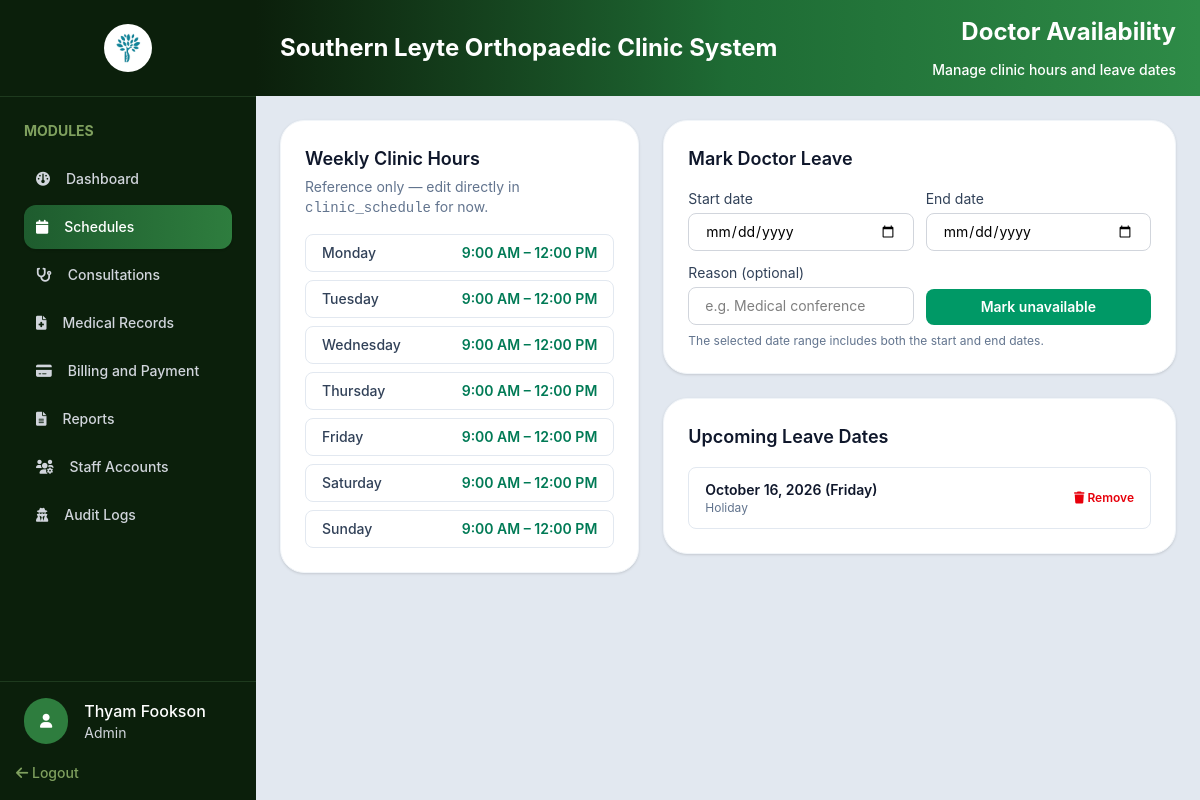
The app's page /admin/doctor-schedules.php (signed in), older data.
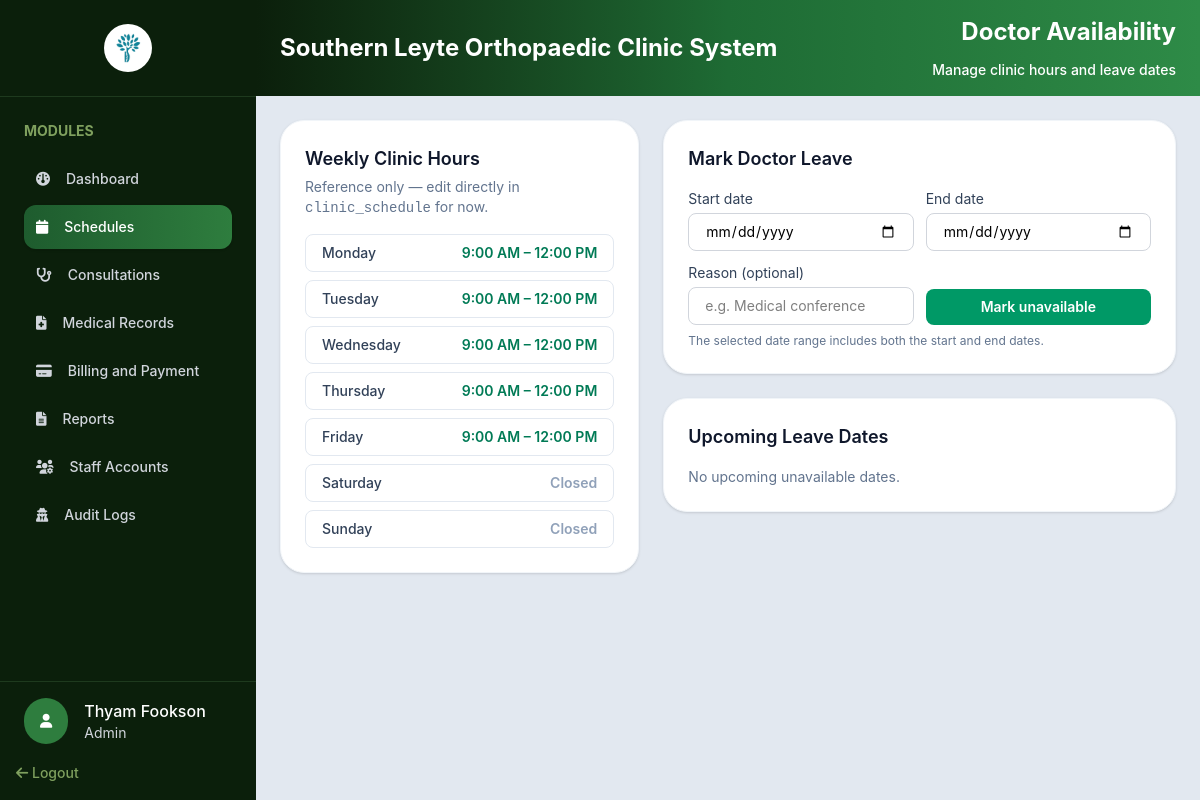
The same page, newer data.
### tables this page shows
CREATE TABLE `clinic_schedule` (
  `ScheduleID` int UNSIGNED NOT NULL,
  `DayOfWeek` tinyint UNSIGNED NOT NULL,
  `IsOpen` tinyint(1) NOT NULL DEFAULT '1',
  `StartTime` time DEFAULT NULL,
  `EndTime` time DEFAULT NULL
);

CREATE TABLE `doctor_unavailability` (
  `UnavailabilityID` int UNSIGNED NOT NULL,
  `UnavailableDate` date NOT NULL,
  `Reason` varchar(255) DEFAULT NULL,
  `CreatedBy` int UNSIGNED DEFAULT NULL,
  `CreatedAt` datetime NOT NULL DEFAULT CURRENT_TIMESTAMP
);

### includes/auth.php (called while the page is built, shortened)
<?php
class SessionManager
{
    public static function isLoggedIn(): bool
    {
        return isset($_SESSION['user_id']) || isset($_SESSION['userId']) || isset($_SESSION['user']);
    }
    public static function getCurrentRole(): ?string
    {
        return $_SESSION['access_type']
            ?? $_SESSION['user']['Role']
            ?? $_SESSION['Role']
            ?? null;
    }
    public static function getUser(PDO $pdo): ?array
    {
        $userId = $_SESSION['user_id'] ?? $_SESSION['userId'] ?? $_SESSION['user']['UserID'] ?? null;
        $statement = $pdo->prepare(
            'SELECT UserID AS user_id, Username AS username, FirstName AS first_name,
                    LastName AS last_name, Email AS email, Phone AS phone,
                    Role AS role, IsDoctor AS is_doctor, Status AS status, CreatedAt AS created_at
             FROM users WHERE UserID = ?'
        );
        $statement->execute([$userId]);
        return $statement->fetch(PDO::FETCH_ASSOC) ?: null;
    }
}

### php/fetch/fetch.php (called while the page is built, shortened)
<?php
function fetchAllData(PDO $pdo, string $query, array $params = []): array
{
    $stmt = $pdo->prepare($query);
    $stmt->execute($params);
    return $stmt->fetchAll(PDO::FETCH_ASSOC);
}

### admin/doctor-schedules.php (the view, shortened to what the changed rows need)
<?php
require_once __DIR__ . '/../config/config.php';
require_once __DIR__ . '/../includes/auth.php';
require_once __DIR__ . '/../php/fetch/fetch.php';
$admin = SessionManager::getUser($pdo);
$unavailableDates = fetchAllData(
    $pdo,
    'SELECT UnavailabilityID, UnavailableDate, Reason, CreatedAt
     FROM doctor_unavailability
     WHERE UnavailableDate >= CURDATE()
     ORDER BY UnavailableDate ASC'
);
$weeklySchedule = fetchAllData(
    $pdo,
    'SELECT DayOfWeek, IsOpen, StartTime, EndTime FROM clinic_schedule ORDER BY DayOfWeek ASC'
);
$dayNames = [1 => 'Monday', 2 => 'Tuesday', 3 => 'Wednesday', 4 => 'Thursday', 5 => 'Friday', 6 => 'Saturday', 7 => 'Sunday'];
?>
<!DOCTYPE html>
<html lang="en">
<head>
    <link rel="stylesheet" href="../assets/css/output.css">
    <link rel="stylesheet" href="../assets/css/global.css">
    <link rel="stylesheet" href="https://cdnjs.cloudflare.com/ajax/libs/font-awesome/6.0.0-beta3/css/all.min.css">
</head>
<body class="h-screen flex bg-slate-200 overflow-hidden">
    <?php include_once '../includes/sidebar.php'; ?>
    <section class="flex-1 min-h-0 flex flex-col overflow-hidden">
        <div
            class="flex items-center justify-between bg-gradient-to-r from-[#0b1f0b] via-[#1e6b34] to-[#2e8b47] px-6 py-4">
            <h1 class="text-2xl font-bold text-white">Southern Leyte Orthopaedic Clinic System</h1>
            <div class="flex flex-col gap-3 items-end">
                <h1 class="text-2xl font-bold text-white">Doctor Availability</h1>
            </div>
        </div>
        <div class="grid grid-cols-12 gap-6 min-h-0 overflow-auto p-6 space-y-4">
            <div class="col-span-12 lg:col-span-5">
                <div class="bg-white rounded-3xl shadow-sm p-6 border border-slate-100">
                    <h2 class="text-lg font-semibold text-slate-900 mb-1">Weekly Clinic Hours</h2>
                    <div class="space-y-2">
                        <?php foreach ($weeklySchedule as $day): ?>
                            <div class="flex items-center justify-between rounded-lg border border-slate-200 px-4 py-2 text-sm">
                                <span class="font-medium text-slate-700"><?= htmlspecialchars($dayNames[$day['DayOfWeek']] ?? '') ?></span>
                                <?php if ($day['IsOpen']): ?>
                                    <span class="text-emerald-700 font-semibold">
                                        <?= htmlspecialchars(date('g:i A', strtotime($day['StartTime']))) ?> –
                                        <?= htmlspecialchars(date('g:i A', strtotime($day['EndTime']))) ?>
                                    </span>
                                <?php else: ?>
                                    <span class="text-slate-400 font-semibold">Closed</span>
                                <?php endif; ?>
                            </div>
                        <?php endforeach; ?>
                    </div>
                </div>
            </div>
            <div class="col-span-12 lg:col-span-7 space-y-6">
                <div class="bg-white rounded-3xl shadow-sm p-6 border border-slate-100">
                    <h2 class="text-lg font-semibold text-slate-900 mb-4">Mark Doctor Leave</h2>
                </div>
                <div class="bg-white rounded-3xl shadow-sm p-6 border border-slate-100">
                    <h2 class="text-lg font-semibold text-slate-900 mb-4">Upcoming Leave Dates</h2>
                    <div id="unavailabilityList" class="space-y-2">
                        <?php if (empty($unavailableDates)): ?>
                            <p class="text-sm text-slate-500">No upcoming unavailable dates.</p>
                        <?php else: ?>
                            <?php foreach ($unavailableDates as $row): ?>
                                <div class="flex items-center justify-between rounded-lg border border-slate-200 px-4 py-3"
                                    data-row-id="<?= (int) $row['UnavailabilityID'] ?>">
                                    <div>
                                        <p class="text-sm font-semibold text-slate-900">
                                            <?= htmlspecialchars(date('F j, Y (l)', strtotime($row['UnavailableDate']))) ?>
                                        </p>
                                        <?php if (!empty($row['Reason'])): ?>
                                            <p class="text-xs text-slate-500"><?= htmlspecialchars($row['Reason']) ?></p>
                                        <?php endif; ?>
                                    </div>
                                    <button type="button" class="delete-unavailability-btn text-xs font-semibold text-red-600 hover:text-red-700"
                                        data-id="<?= (int) $row['UnavailabilityID'] ?>">
                                        <i class="fa-solid fa-trash"></i> Remove
                                    </button>
                                </div>
                            <?php endforeach; ?>
                        <?php endif; ?>
                    </div>
                </div>
            </div>
        </div>
    </section>
</body>
</html>

### includes/sidebar.php (shortened to what the changed rows need)
<?php
$currentRole = strtolower((string) (SessionManager::getCurrentRole() ?? 'staff'));
$currentFile = basename($_SERVER['PHP_SELF']);
?>
<div class="w-64 shrink-0 bg-[#0b1f0b] flex flex-col h-full">
    <div class="custom-scrollbar w-full p-6 overflow-y-auto flex-1 min-h-0">
        <h2 class="text-[#7fa05e] font-bold text-sm mb-4">MODULES</h2>
        <?php foreach ($navItems as $item): ?>
            <?php if (in_array($currentRole, $item['roles'], true)): ?>
                <?php $isActive = $currentFile === $item['file']; ?>
                <div
                    class="flex items-center p-3 rounded-xl gap-4 mb-1 <?= $isActive ? 'bg-gradient-to-r from-[#1e5c2e] to-[#2e7d3e] shadow-sm' : '' ?>">
                    <i
                        class="text-sm fa-solid <?= htmlspecialchars($item['icon']) ?> <?= $isActive ? 'text-white' : 'text-gray-300' ?>"></i>
                    <a href="<?= htmlspecialchars($item['href']) ?>"
                        class="text-sm font-medium <?= $isActive ? 'text-white' : 'text-gray-300 hover:text-white' ?>">
                        <?= htmlspecialchars($item['label']) ?>
                    </a>
                </div>
            <?php endif; ?>
        <?php endforeach; ?>
    </div>
    <div class="mt-auto">
        <div class="w-full border-t pt-4 pl-6 border-[#1e3a1e] flex items-center gap-4">
            <div>
                <?php if ($admin): ?>
                    <h1 class="text-white text-md font-medium">
                        <?= htmlspecialchars($admin['first_name']) ?>     <?= htmlspecialchars($admin['last_name']) ?>
                    </h1>
                <?php endif; ?>
            </div>
        </div>
    </div>
</div>

Row changes from the older to the newer data that the page shows:
removed doctor_unavailability: UnavailableDate "October 16, 2026 (Friday)", Reason "Holiday"
changed clinic_schedule "Saturday": StartTime "9:00 AM" → (not shown); EndTime "12:00 PM" → (not shown); IsOpen "–" → "Closed"
changed clinic_schedule "Sunday": StartTime "9:00 AM" → (not shown); EndTime "12:00 PM" → (not shown); IsOpen "–" → "Closed"
Text that changed along with them:
text now shown: "No upcoming unavailable dates."
